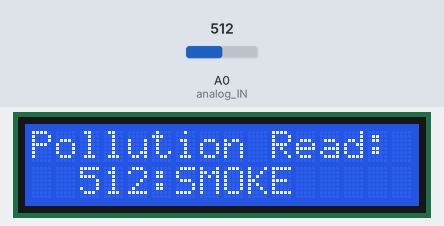
This sketch was run on a simulated Arduino Uno, built with avr-gcc and run on an emulated ATmega328P. On the bench: 16×2 character LCD. The test bench sets the inputs (shaded band); at power-on: A0 (analog_IN) = 512. What the sketch prints to the serial monitor is not drawn.

Above: at 1.2 s.
1.3 s: A0 (analog_IN) set to 215
At 2.6 s:
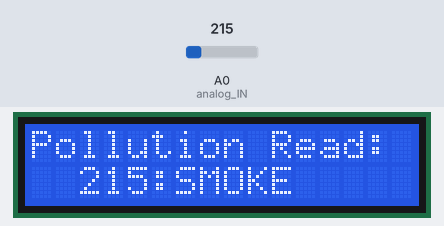
2.9 s: A0 (analog_IN) set to 192
At 3.5 s:
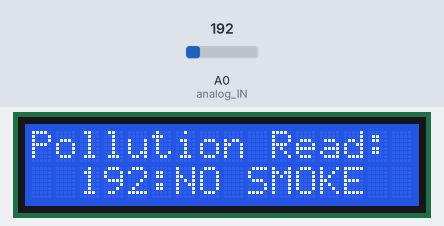
4.5 s: A0 (analog_IN) set to 210
At 5.0 s:
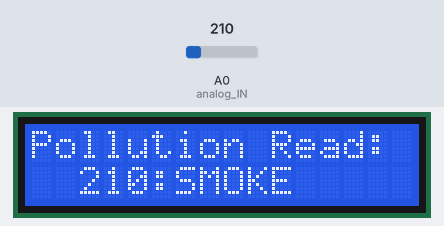
Timing chart, 0 to 7.5 s (numbered marks = the images above; inputs shaded):
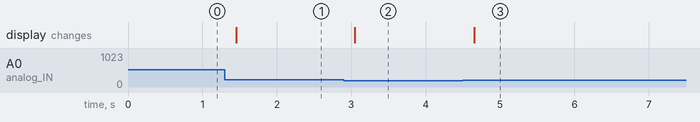

The sketch:

SmokeSensor.ino
```cpp
#include <Wire.h>
#include <LiquidCrystal_I2C.h>
// Set the LCD address to 0x27 or 0x3f for a 16 chars and 2 line display
LiquidCrystal_I2C lcd(0x3F, 16, 2);

int analog_IN = A0;  // This is our input pin


void setup() {
  lcd.init();
  lcd.backlight();
  pinMode(analog_IN, INPUT);
  Serial.begin(9600);
}

void loop() {

  int Value = analogRead(analog_IN);
  Serial.print("Analog read: ");Serial.println(Value);

  lcd.clear();
  lcd.setCursor(0,0);
  lcd.print("Pollution Read:");
  lcd.setCursor(2,1);
  lcd.print(Value);

  if(Value < 200)
  {
    lcd.print(":NO SMOKE");
  }
  else
  {
    lcd.print(":SMOKE");
  }

  delay(200);
}
```

Measured:
- the behaviour switches between 200 and 199 on A0 (analog_IN) (found by bisection; images 1 and 2)
- after the input at 1.3 s, the display: changes after 0.15 s (image 1)
- after the input at 2.9 s, the display: changes after 0.15 s (image 2)
- after the input at 4.5 s, the display: changes after 0.15 s (image 3)
